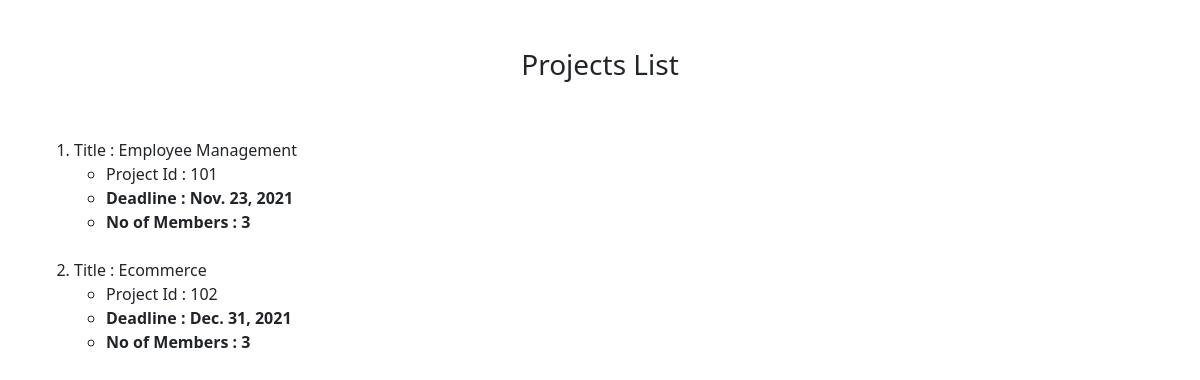
The app's page /disproj with its own data.
### users/models.py (models this page shows)
class projects(models.Model):
    Title = models.CharField(max_length=150)
    Project_ID = models.CharField(max_length=10)
    Deadline = models.DateField()
    No_of_Members = models.CharField(max_length=3)

### users/views.py (the view)
# urls.py: path("disproj", views.disp_proj, name="disp_proj"),
def disp_proj(request):
    projs=[]
    qs = projects.objects.all()
    for i in qs:
        projs.append(i)
    return render(request, 'DispProj.html', {'projs':projs})

### users/templates/DispProj.html (shortened to what this page needs)
<!doctype html>
<html lang="en">
  <head>
    <link href="https://cdn.jsdelivr.net/npm/bootstrap@5.1.2/dist/css/bootstrap.min.css" rel="stylesheet">
  </head>
  <body class="container-fluid">
    <br><br>
    <center><h3> Projects List </h3></center>
    <br><br>
    <div class="container-sm">
    <ol>
    {% for i in projs %}
    <li>
      Title : {{ i.Title }}
      <ul>
        <li>Project Id : {{ i.Project_ID }}</li>
        <strong><li>Deadline : {{ i.Deadline }}</li></strong>
        <strong><li>No of Members : {{ i.No_of_Members }}</li></strong>
      </ul>
    </li>
    <br>
    {% endfor %}
    </ol>
    </div>
  </body>
</html>

### records on screen
projects: Title "Employee Management", Project_ID "101", Deadline "Nov. 23, 2021", No_of_Members "3"
projects: Title "Ecommerce", Project_ID "102", Deadline "Dec. 31, 2021", No_of_Members "3"
